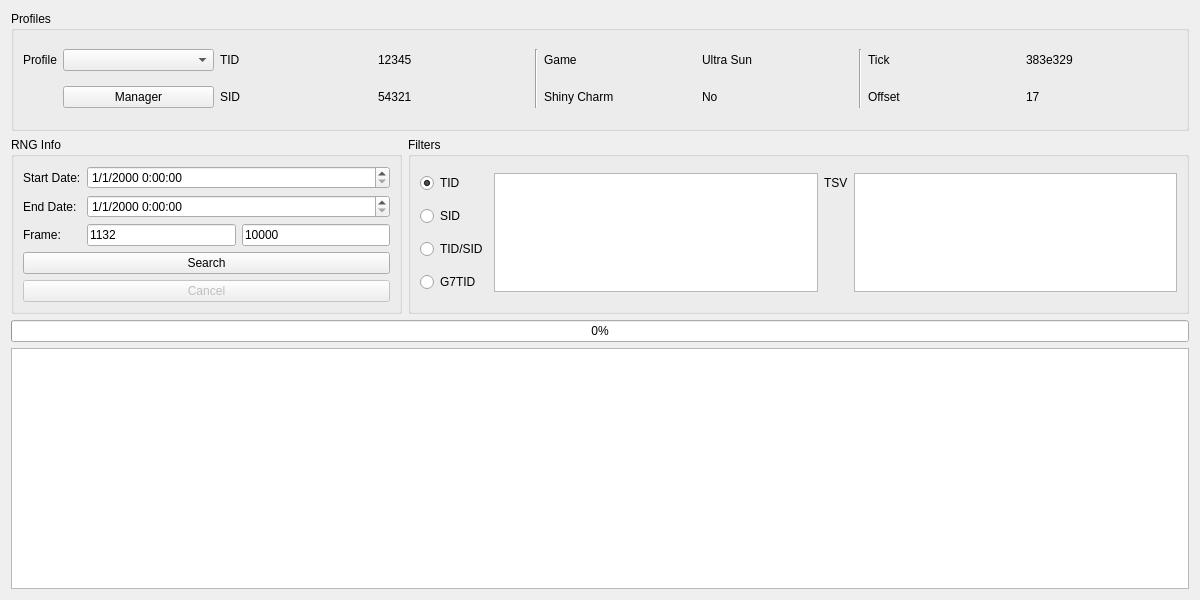
<?xml version="1.0" encoding="UTF-8"?>
<ui version="4.0">
 <class>ID7</class>
 <widget class="QWidget" name="ID7">
  <property name="geometry">
   <rect>
    <x>0</x>
    <y>0</y>
    <width>1200</width>
    <height>600</height>
   </rect>
  </property>
  <property name="minimumSize">
   <size>
    <width>1200</width>
    <height>600</height>
   </size>
  </property>
  <property name="windowTitle">
   <string>Gen 7 TID/SID</string>
  </property>
  <layout class="QGridLayout" name="gridLayout">
   <item row="0" column="0" colspan="2">
    <widget class="QGroupBox" name="groupBoxProfile">
     <property name="sizePolicy">
      <sizepolicy hsizetype="Preferred" vsizetype="Preferred">
       <horstretch>0</horstretch>
       <verstretch>1</verstretch>
      </sizepolicy>
     </property>
     <property name="title">
      <string>Profiles</string>
     </property>
     <layout class="QGridLayout" name="gridLayout_15">
      <item row="0" column="0">
       <widget class="QLabel" name="labelProfile">
        <property name="sizePolicy">
         <sizepolicy hsizetype="Fixed" vsizetype="Preferred">
          <horstretch>0</horstretch>
          <verstretch>0</verstretch>
         </sizepolicy>
        </property>
        <property name="text">
         <string>Profile</string>
        </property>
       </widget>
      </item>
      <item row="0" column="1">
       <widget class="QComboBox" name="comboBoxProfiles"/>
      </item>
      <item row="0" column="2">
       <widget class="QLabel" name="labelProfileTID">
        <property name="text">
         <string>TID</string>
        </property>
       </widget>
      </item>
      <item row="0" column="3">
       <widget class="QLabel" name="labelProfileTIDValue">
        <property name="text">
         <string notr="true">12345</string>
        </property>
       </widget>
      </item>
      <item row="0" column="4" rowspan="2">
       <widget class="Line" name="line">
        <property name="orientation">
         <enum>Qt::Vertical</enum>
        </property>
       </widget>
      </item>
      <item row="0" column="5">
       <widget class="QLabel" name="labelProfileGame">
        <property name="text">
         <string>Game</string>
        </property>
       </widget>
      </item>
      <item row="0" column="6">
       <widget class="QLabel" name="labelProfileGameValue">
        <property name="text">
         <string>Ultra Sun</string>
        </property>
       </widget>
      </item>
      <item row="0" column="7" rowspan="2">
       <widget class="Line" name="line_2">
        <property name="orientation">
         <enum>Qt::Vertical</enum>
        </property>
       </widget>
      </item>
      <item row="0" column="8">
       <widget class="QLabel" name="labelProfileTick">
        <property name="text">
         <string>Tick</string>
        </property>
       </widget>
      </item>
      <item row="0" column="9">
       <widget class="QLabel" name="labelProfileTickValue">
        <property name="text">
         <string>383e329</string>
        </property>
       </widget>
      </item>
      <item row="1" column="1">
       <widget class="QPushButton" name="pushButtonProfileManager">
        <property name="text">
         <string>Manager</string>
        </property>
       </widget>
      </item>
      <item row="1" column="2">
       <widget class="QLabel" name="labelProfileSID">
        <property name="text">
         <string>SID</string>
        </property>
       </widget>
      </item>
      <item row="1" column="3">
       <widget class="QLabel" name="labelProfileSIDValue">
        <property name="text">
         <string notr="true">54321</string>
        </property>
       </widget>
      </item>
      <item row="1" column="5">
       <widget class="QLabel" name="labelProfileShinyCharm">
        <property name="text">
         <string>Shiny Charm</string>
        </property>
       </widget>
      </item>
      <item row="1" column="6">
       <widget class="QLabel" name="labelProfileShinyCharmValue">
        <property name="text">
         <string>No</string>
        </property>
       </widget>
      </item>
      <item row="1" column="8">
       <widget class="QLabel" name="labelProfileOffset">
        <property name="text">
         <string>Offset</string>
        </property>
       </widget>
      </item>
      <item row="1" column="9">
       <widget class="QLabel" name="labelProfileOffsetValue">
        <property name="text">
         <string>17</string>
        </property>
       </widget>
      </item>
     </layout>
    </widget>
   </item>
   <item row="1" column="0">
    <widget class="QGroupBox" name="groupBoxRNGInfo">
     <property name="sizePolicy">
      <sizepolicy hsizetype="Preferred" vsizetype="Preferred">
       <horstretch>1</horstretch>
       <verstretch>1</verstretch>
      </sizepolicy>
     </property>
     <property name="title">
      <string>RNG Info</string>
     </property>
     <layout class="QGridLayout" name="gridLayout_6">
      <item row="0" column="0">
       <widget class="QLabel" name="labelStartDate">
        <property name="text">
         <string>Start Date:</string>
        </property>
       </widget>
      </item>
      <item row="1" column="0">
       <widget class="QLabel" name="labelEndDate">
        <property name="text">
         <string>End Date:</string>
        </property>
       </widget>
      </item>
      <item row="2" column="0">
       <widget class="QLabel" name="labelFrame">
        <property name="text">
         <string>Frame:</string>
        </property>
       </widget>
      </item>
      <item row="2" column="1">
       <widget class="TextBox" name="textBoxStartFrame">
        <property name="text">
         <string notr="true">1132</string>
        </property>
       </widget>
      </item>
      <item row="2" column="2">
       <widget class="TextBox" name="textBoxEndFrame">
        <property name="text">
         <string notr="true">10000</string>
        </property>
       </widget>
      </item>
      <item row="3" column="0" colspan="3">
       <widget class="QPushButton" name="pushButtonSearch">
        <property name="text">
         <string>Search</string>
        </property>
       </widget>
      </item>
      <item row="4" column="0" colspan="3">
       <widget class="QPushButton" name="pushButtonCancel">
        <property name="enabled">
         <bool>false</bool>
        </property>
        <property name="text">
         <string>Cancel</string>
        </property>
       </widget>
      </item>
      <item row="0" column="1" colspan="2">
       <widget class="QDateTimeEdit" name="dateTimeEditStartDate">
        <property name="displayFormat">
         <string>M/d/yyyy H:mm:ss</string>
        </property>
       </widget>
      </item>
      <item row="1" column="1" colspan="2">
       <widget class="QDateTimeEdit" name="dateTimeEditEndDate">
        <property name="displayFormat">
         <string>M/d/yyyy H:mm:ss</string>
        </property>
       </widget>
      </item>
     </layout>
    </widget>
   </item>
   <item row="1" column="1">
    <widget class="QGroupBox" name="groupBoxFilter">
     <property name="sizePolicy">
      <sizepolicy hsizetype="Preferred" vsizetype="Preferred">
       <horstretch>2</horstretch>
       <verstretch>1</verstretch>
      </sizepolicy>
     </property>
     <property name="title">
      <string>Filters</string>
     </property>
     <layout class="QGridLayout" name="gridLayout_7">
      <item row="0" column="2">
       <widget class="QLabel" name="labelTSV">
        <property name="text">
         <string>TSV</string>
        </property>
       </widget>
      </item>
      <item row="0" column="1" rowspan="4">
       <widget class="QTextEdit" name="textEditFilter"/>
      </item>
      <item row="0" column="0">
       <widget class="QRadioButton" name="radioButtonTID">
        <property name="text">
         <string>TID</string>
        </property>
        <property name="checked">
         <bool>true</bool>
        </property>
       </widget>
      </item>
      <item row="2" column="0">
       <widget class="QRadioButton" name="radioButtonTIDSID">
        <property name="text">
         <string>TID/SID</string>
        </property>
       </widget>
      </item>
      <item row="0" column="3" rowspan="4">
       <widget class="QTextEdit" name="textEditTSVFilter"/>
      </item>
      <item row="1" column="0">
       <widget class="QRadioButton" name="radioButtonSID">
        <property name="text">
         <string>SID</string>
        </property>
       </widget>
      </item>
      <item row="3" column="0">
       <widget class="QRadioButton" name="radioButtonTID7">
        <property name="text">
         <string>G7TID</string>
        </property>
       </widget>
      </item>
     </layout>
    </widget>
   </item>
   <item row="2" column="0" colspan="2">
    <widget class="QProgressBar" name="progressBar">
     <property name="value">
      <number>0</number>
     </property>
    </widget>
   </item>
   <item row="3" column="0" colspan="2">
    <widget class="TableView" name="tableView">
     <property name="sizePolicy">
      <sizepolicy hsizetype="Expanding" vsizetype="Expanding">
       <horstretch>0</horstretch>
       <verstretch>2</verstretch>
      </sizepolicy>
     </property>
     <attribute name="horizontalHeaderDefaultSectionSize">
      <number>60</number>
     </attribute>
     <attribute name="verticalHeaderVisible">
      <bool>false</bool>
     </attribute>
    </widget>
   </item>
  </layout>
 </widget>
 <customwidgets>
  <customwidget>
   <class>TextBox</class>
   <extends>QLineEdit</extends>
   <header>Forms/Controls/TextBox.hpp</header>
  </customwidget>
  <customwidget>
   <class>TableView</class>
   <extends>QTableView</extends>
   <header>Forms/Controls/TableView.hpp</header>
  </customwidget>
 </customwidgets>
 <tabstops>
  <tabstop>comboBoxProfiles</tabstop>
  <tabstop>pushButtonProfileManager</tabstop>
  <tabstop>dateTimeEditStartDate</tabstop>
  <tabstop>dateTimeEditEndDate</tabstop>
  <tabstop>textBoxStartFrame</tabstop>
  <tabstop>textBoxEndFrame</tabstop>
  <tabstop>pushButtonSearch</tabstop>
  <tabstop>pushButtonCancel</tabstop>
  <tabstop>radioButtonTID</tabstop>
  <tabstop>radioButtonSID</tabstop>
  <tabstop>radioButtonTIDSID</tabstop>
  <tabstop>radioButtonTID7</tabstop>
  <tabstop>textEditFilter</tabstop>
  <tabstop>textEditTSVFilter</tabstop>
  <tabstop>tableView</tabstop>
 </tabstops>
 <resources/>
 <connections/>
</ui>
